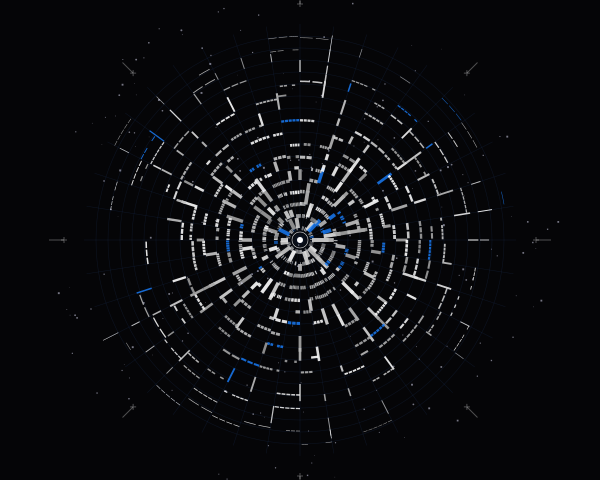

Recreate this plot in Python.
import cairo
import math
import random

# Setup
width, height = 600, 480
surface = cairo.ImageSurface(cairo.FORMAT_ARGB32, width, height)
ctx = cairo.Context(surface)

# Background: Deep technical void
ctx.set_source_rgb(0.02, 0.02, 0.03) 
ctx.paint()

def polar_to_cartesian(cx, cy, r, theta):
    return cx + r * math.cos(theta), cy + r * math.sin(theta)

def draw_glitched_arc(ctx, cx, cy, r, start_angle, end_angle, fragments=5):
    """Draws an arc as a series of fragmented segments to simulate digital decay."""
    step = (end_angle - start_angle) / fragments
    for i in range(fragments):
        if random.random() > 0.2:  # Controlled entropy: some segments vanish
            s = start_angle + i * step
            e = s + step * 0.8  # Gap between fragments
            ctx.arc(cx, cy, r, s, e)
            ctx.stroke()

# Configuration for the "Glitched Blueprint"
cx, cy = width / 2, height / 2
rings = 18
slices = 40
max_radius = min(width, height) * 0.45

# Set base line properties
ctx.set_line_cap(cairo.LINE_CAP_BUTT)

# 1. LAYER: THE UNDERLYING MATHEMATICAL SCAFFOLD (Subtle)
ctx.set_source_rgba(0.2, 0.4, 0.8, 0.15)  # Blueprint blue
ctx.set_line_width(0.5)
for i in range(rings):
    r = (i / rings) * max_radius
    ctx.arc(cx, cy, r, 0, 2 * math.pi)
    ctx.stroke()

for i in range(slices):
    theta = (i / slices) * 2 * math.pi
    x2, y2 = polar_to_cartesian(cx, cy, max_radius, theta)
    ctx.move_to(cx, cy)
    ctx.line_to(x2, y2)
    ctx.stroke()

# 2. LAYER: SYSTEMIC FRAGMENTATION (The Core logic)
for i in range(1, rings):
    r = (i / rings) * max_radius
    # Decay function: elements become more erratic as they move outward
    entropy_factor = (i / rings) ** 1.5
    
    for j in range(slices):
        theta_start = (j / slices) * 2 * math.pi
        theta_end = ((j + 1) / slices) * 2 * math.pi
        
        # Center-weighted dispersion logic
        if random.random() > entropy_factor * 0.7:
            # Color logic: High contrast monochrome with technical accents
            if random.random() > 0.9:
                ctx.set_source_rgba(0.1, 0.5, 1.0, 0.8) # Technical blue accent
            else:
                brightness = 0.6 + (random.random() * 0.4)
                ctx.set_source_rgba(brightness, brightness, brightness, 0.9)

            # Determine visual "weight" based on proximity to center
            ctx.set_line_width(max(0.5, 4 * (1 - entropy_factor)))
            
            # Geometric Perturbation
            offset_r = (random.random() - 0.5) * 10 * entropy_factor
            
            # Draw block or fragmented line
            if random.random() > 0.3:
                draw_glitched_arc(ctx, cx, cy, r + offset_r, theta_start, theta_end, fragments=random.randint(2, 6))
            else:
                # Occasional radial "spikes" connecting layers
                r2 = r + (max_radius / rings) * random.uniform(0.5, 1.5)
                x1, y1 = polar_to_cartesian(cx, cy, r, theta_start)
                x2, y2 = polar_to_cartesian(cx, cy, r2, theta_start)
                ctx.move_to(x1, y1)
                ctx.line_to(x2, y2)
                ctx.stroke()

# 3. LAYER: DATA DEBRIS (Optical Mixing)
ctx.set_source_rgba(0.9, 0.9, 1.0, 0.5)
for _ in range(200):
    # Dithered point cloud appearing in "fractures"
    angle = random.uniform(0, 2 * math.pi)
    # Weighted towards the center
    dist = (random.random() ** 0.5) * max_radius * 1.2
    px, py = polar_to_cartesian(cx, cy, dist, angle)
    
    size = random.uniform(0.5, 2.0)
    if random.random() > 0.5:
        ctx.rectangle(px, py, size, size) # Square "pixels"
    else:
        ctx.arc(px, py, size/2, 0, 2 * math.pi) # Round "nodes"
    ctx.fill()

# 4. LAYER: MARGINAL COORDINATES (Swiss precision markers)
ctx.set_source_rgba(1, 1, 1, 0.3)
ctx.set_line_width(1)
marker_r = max_radius + 20
for i in range(8):
    angle = (i / 8) * 2 * math.pi
    x1, y1 = polar_to_cartesian(cx, cy, marker_r, angle)
    x2, y2 = polar_to_cartesian(cx, cy, marker_r + 15, angle)
    ctx.move_to(x1, y1)
    ctx.line_to(x2, y2)
    ctx.stroke()
    
    # Tiny crosshair markers at edges
    ctx.move_to(x1 - 3, y1)
    ctx.line_to(x1 + 3, y1)
    ctx.move_to(x1, y1 - 3)
    ctx.line_to(x1, y1 + 3)
    ctx.stroke()

# Final Polish: Central high-density node
ctx.set_source_rgba(1, 1, 1, 1)
ctx.arc(cx, cy, 3, 0, 2 * math.pi)
ctx.fill()
ctx.set_line_width(0.5)
ctx.arc(cx, cy, 8, 0, 2 * math.pi)
ctx.stroke()
